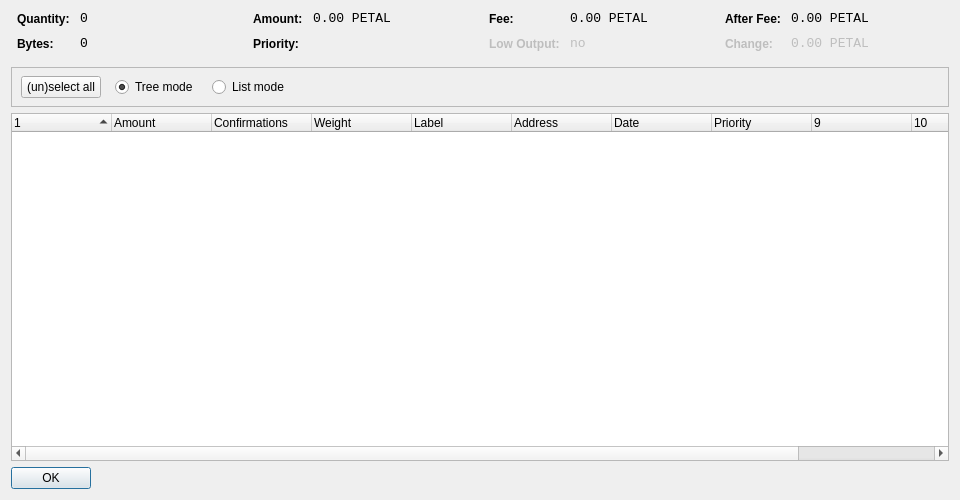
<?xml version="1.0" encoding="UTF-8"?>
<ui version="4.0">
 <class>CoinControlDialog</class>
 <widget class="QDialog" name="CoinControlDialog">
  <property name="geometry">
   <rect>
    <x>0</x>
    <y>0</y>
    <width>960</width>
    <height>500</height>
   </rect>
  </property>
  <property name="windowTitle">
   <string>Coin Control</string>
  </property>
  <layout class="QVBoxLayout" name="verticalLayout">
   <item>
    <layout class="QHBoxLayout" name="horizontalLayoutTop" stretch="0,0,0,0">
     <property name="topMargin">
      <number>0</number>
     </property>
     <property name="bottomMargin">
      <number>10</number>
     </property>
     <item>
      <layout class="QFormLayout" name="formLayoutCoinControl1">
       <property name="horizontalSpacing">
        <number>10</number>
       </property>
       <property name="verticalSpacing">
        <number>10</number>
       </property>
       <property name="leftMargin">
        <number>6</number>
       </property>
       <property name="rightMargin">
        <number>6</number>
       </property>
       <item row="0" column="0">
        <widget class="QLabel" name="labelCoinControlQuantityText">
         <property name="styleSheet">
          <string notr="true">font-weight:bold;</string>
         </property>
         <property name="text">
          <string>Quantity:</string>
         </property>
        </widget>
       </item>
       <item row="0" column="1">
        <widget class="QLabel" name="labelCoinControlQuantity">
         <property name="font">
          <font>
           <family>Monospace</family>
           <pointsize>10</pointsize>
          </font>
         </property>
         <property name="cursor">
          <cursorShape>IBeamCursor</cursorShape>
         </property>
         <property name="contextMenuPolicy">
          <enum>Qt::ActionsContextMenu</enum>
         </property>
         <property name="text">
          <string notr="true">0</string>
         </property>
         <property name="textInteractionFlags">
          <set>Qt::LinksAccessibleByMouse|Qt::TextSelectableByKeyboard|Qt::TextSelectableByMouse</set>
         </property>
        </widget>
       </item>
       <item row="1" column="0">
        <widget class="QLabel" name="labelCoinControlBytesText">
         <property name="styleSheet">
          <string notr="true">font-weight:bold;</string>
         </property>
         <property name="text">
          <string>Bytes:</string>
         </property>
        </widget>
       </item>
       <item row="1" column="1">
        <widget class="QLabel" name="labelCoinControlBytes">
         <property name="font">
          <font>
           <family>Monospace</family>
           <pointsize>10</pointsize>
          </font>
         </property>
         <property name="cursor">
          <cursorShape>IBeamCursor</cursorShape>
         </property>
         <property name="contextMenuPolicy">
          <enum>Qt::ActionsContextMenu</enum>
         </property>
         <property name="text">
          <string notr="true">0</string>
         </property>
         <property name="textInteractionFlags">
          <set>Qt::LinksAccessibleByMouse|Qt::TextSelectableByKeyboard|Qt::TextSelectableByMouse</set>
         </property>
        </widget>
       </item>
      </layout>
     </item>
     <item>
      <layout class="QFormLayout" name="formLayoutCoinControl2">
       <property name="horizontalSpacing">
        <number>10</number>
       </property>
       <property name="verticalSpacing">
        <number>10</number>
       </property>
       <property name="leftMargin">
        <number>6</number>
       </property>
       <property name="rightMargin">
        <number>6</number>
       </property>
       <item row="0" column="0">
        <widget class="QLabel" name="labelCoinControlAmountText">
         <property name="styleSheet">
          <string notr="true">font-weight:bold;</string>
         </property>
         <property name="text">
          <string>Amount:</string>
         </property>
        </widget>
       </item>
       <item row="0" column="1">
        <widget class="QLabel" name="labelCoinControlAmount">
         <property name="font">
          <font>
           <family>Monospace</family>
           <pointsize>10</pointsize>
          </font>
         </property>
         <property name="cursor">
          <cursorShape>IBeamCursor</cursorShape>
         </property>
         <property name="contextMenuPolicy">
          <enum>Qt::ActionsContextMenu</enum>
         </property>
         <property name="text">
          <string notr="true">0.00 PETAL</string>
         </property>
         <property name="textInteractionFlags">
          <set>Qt::LinksAccessibleByMouse|Qt::TextSelectableByKeyboard|Qt::TextSelectableByMouse</set>
         </property>
        </widget>
       </item>
       <item row="1" column="0">
        <widget class="QLabel" name="labelCoinControlPriorityText">
         <property name="styleSheet">
          <string notr="true">font-weight:bold;</string>
         </property>
         <property name="text">
          <string>Priority:</string>
         </property>
        </widget>
       </item>
       <item row="1" column="1">
        <widget class="QLabel" name="labelCoinControlPriority">
         <property name="font">
          <font>
           <family>Monospace</family>
           <pointsize>10</pointsize>
          </font>
         </property>
         <property name="cursor">
          <cursorShape>IBeamCursor</cursorShape>
         </property>
         <property name="contextMenuPolicy">
          <enum>Qt::ActionsContextMenu</enum>
         </property>
         <property name="text">
          <string/>
         </property>
         <property name="textInteractionFlags">
          <set>Qt::LinksAccessibleByMouse|Qt::TextSelectableByKeyboard|Qt::TextSelectableByMouse</set>
         </property>
        </widget>
       </item>
      </layout>
     </item>
     <item>
      <layout class="QFormLayout" name="formLayoutCoinControl3">
       <property name="horizontalSpacing">
        <number>10</number>
       </property>
       <property name="verticalSpacing">
        <number>10</number>
       </property>
       <property name="leftMargin">
        <number>6</number>
       </property>
       <property name="rightMargin">
        <number>6</number>
       </property>
       <item row="0" column="0">
        <widget class="QLabel" name="labelCoinControlFeeText">
         <property name="styleSheet">
          <string notr="true">font-weight:bold;</string>
         </property>
         <property name="text">
          <string>Fee:</string>
         </property>
        </widget>
       </item>
       <item row="0" column="1">
        <widget class="QLabel" name="labelCoinControlFee">
         <property name="font">
          <font>
           <family>Monospace</family>
           <pointsize>10</pointsize>
          </font>
         </property>
         <property name="cursor">
          <cursorShape>IBeamCursor</cursorShape>
         </property>
         <property name="contextMenuPolicy">
          <enum>Qt::ActionsContextMenu</enum>
         </property>
         <property name="text">
          <string notr="true">0.00 PETAL</string>
         </property>
         <property name="textInteractionFlags">
          <set>Qt::LinksAccessibleByMouse|Qt::TextSelectableByKeyboard|Qt::TextSelectableByMouse</set>
         </property>
        </widget>
       </item>
       <item row="1" column="0">
        <widget class="QLabel" name="labelCoinControlLowOutputText">
         <property name="enabled">
          <bool>false</bool>
         </property>
         <property name="styleSheet">
          <string notr="true">font-weight:bold;</string>
         </property>
         <property name="text">
          <string>Low Output:</string>
         </property>
        </widget>
       </item>
       <item row="1" column="1">
        <widget class="QLabel" name="labelCoinControlLowOutput">
         <property name="enabled">
          <bool>false</bool>
         </property>
         <property name="font">
          <font>
           <family>Monospace</family>
           <pointsize>10</pointsize>
          </font>
         </property>
         <property name="cursor">
          <cursorShape>IBeamCursor</cursorShape>
         </property>
         <property name="contextMenuPolicy">
          <enum>Qt::ActionsContextMenu</enum>
         </property>
         <property name="text">
          <string notr="true">no</string>
         </property>
         <property name="textInteractionFlags">
          <set>Qt::LinksAccessibleByMouse|Qt::TextSelectableByKeyboard|Qt::TextSelectableByMouse</set>
         </property>
        </widget>
       </item>
      </layout>
     </item>
     <item>
      <layout class="QFormLayout" name="formLayoutCoinControl4">
       <property name="horizontalSpacing">
        <number>10</number>
       </property>
       <property name="verticalSpacing">
        <number>10</number>
       </property>
       <property name="leftMargin">
        <number>6</number>
       </property>
       <property name="rightMargin">
        <number>6</number>
       </property>
       <item row="0" column="0">
        <widget class="QLabel" name="labelCoinControlAfterFeeText">
         <property name="styleSheet">
          <string notr="true">font-weight:bold;</string>
         </property>
         <property name="text">
          <string>After Fee:</string>
         </property>
        </widget>
       </item>
       <item row="0" column="1">
        <widget class="QLabel" name="labelCoinControlAfterFee">
         <property name="font">
          <font>
           <family>Monospace</family>
           <pointsize>10</pointsize>
          </font>
         </property>
         <property name="cursor">
          <cursorShape>IBeamCursor</cursorShape>
         </property>
         <property name="contextMenuPolicy">
          <enum>Qt::ActionsContextMenu</enum>
         </property>
         <property name="text">
          <string notr="true">0.00 PETAL</string>
         </property>
         <property name="textInteractionFlags">
          <set>Qt::LinksAccessibleByMouse|Qt::TextSelectableByKeyboard|Qt::TextSelectableByMouse</set>
         </property>
        </widget>
       </item>
       <item row="1" column="0">
        <widget class="QLabel" name="labelCoinControlChangeText">
         <property name="enabled">
          <bool>false</bool>
         </property>
         <property name="styleSheet">
          <string notr="true">font-weight:bold;</string>
         </property>
         <property name="text">
          <string>Change:</string>
         </property>
        </widget>
       </item>
       <item row="1" column="1">
        <widget class="QLabel" name="labelCoinControlChange">
         <property name="enabled">
          <bool>false</bool>
         </property>
         <property name="font">
          <font>
           <family>Monospace</family>
           <pointsize>10</pointsize>
          </font>
         </property>
         <property name="cursor">
          <cursorShape>IBeamCursor</cursorShape>
         </property>
         <property name="contextMenuPolicy">
          <enum>Qt::ActionsContextMenu</enum>
         </property>
         <property name="text">
          <string notr="true">0.00 PETAL</string>
         </property>
         <property name="textInteractionFlags">
          <set>Qt::LinksAccessibleByMouse|Qt::TextSelectableByKeyboard|Qt::TextSelectableByMouse</set>
         </property>
        </widget>
       </item>
      </layout>
     </item>
    </layout>
   </item>
   <item>
    <widget class="QFrame" name="frame">
     <property name="minimumSize">
      <size>
       <width>0</width>
       <height>40</height>
      </size>
     </property>
     <property name="frameShape">
      <enum>QFrame::StyledPanel</enum>
     </property>
     <property name="frameShadow">
      <enum>QFrame::Sunken</enum>
     </property>
     <widget class="QWidget" name="horizontalLayoutWidget">
      <property name="geometry">
       <rect>
        <x>10</x>
        <y>0</y>
        <width>781</width>
        <height>41</height>
       </rect>
      </property>
      <layout class="QHBoxLayout" name="horizontalLayoutPanel" stretch="0,0,0,0,0">
       <property name="spacing">
        <number>14</number>
       </property>
       <item>
        <widget class="QPushButton" name="pushButtonSelectAll">
         <property name="sizePolicy">
          <sizepolicy hsizetype="Maximum" vsizetype="Fixed">
           <horstretch>0</horstretch>
           <verstretch>0</verstretch>
          </sizepolicy>
         </property>
         <property name="text">
          <string>(un)select all</string>
         </property>
        </widget>
       </item>
       <item>
        <widget class="QRadioButton" name="radioTreeMode">
         <property name="sizePolicy">
          <sizepolicy hsizetype="Maximum" vsizetype="Fixed">
           <horstretch>0</horstretch>
           <verstretch>0</verstretch>
          </sizepolicy>
         </property>
         <property name="text">
          <string>Tree mode</string>
         </property>
         <property name="checked">
          <bool>true</bool>
         </property>
        </widget>
       </item>
       <item>
        <widget class="QRadioButton" name="radioListMode">
         <property name="sizePolicy">
          <sizepolicy hsizetype="Maximum" vsizetype="Fixed">
           <horstretch>0</horstretch>
           <verstretch>0</verstretch>
          </sizepolicy>
         </property>
         <property name="text">
          <string>List mode</string>
         </property>
        </widget>
       </item>
       <item>
        <spacer name="horizontalSpacer">
         <property name="orientation">
          <enum>Qt::Horizontal</enum>
         </property>
         <property name="sizeHint" stdset="0">
          <size>
           <width>40</width>
           <height>20</height>
          </size>
         </property>
        </spacer>
       </item>
      </layout>
     </widget>
    </widget>
   </item>
   <item>
    <widget class="CoinControlTreeWidget" name="treeWidget">
     <property name="contextMenuPolicy">
      <enum>Qt::CustomContextMenu</enum>
     </property>
     <property name="sortingEnabled">
      <bool>false</bool>
     </property>
     <property name="columnCount">
      <number>11</number>
     </property>
     <attribute name="headerShowSortIndicator" stdset="0">
      <bool>true</bool>
     </attribute>
     <attribute name="headerStretchLastSection">
      <bool>false</bool>
     </attribute>
     <column>
      <property name="text">
       <string/>
      </property>
     </column>
     <column>
      <property name="text">
       <string>Amount</string>
      </property>
     </column>
     <column>
      <property name="text">
       <string>Confirmations</string>
      </property>
      <property name="toolTip">
       <string>Confirmed</string>
      </property>
     </column>
     <column>
      <property name="text">
       <string>Weight</string>
      </property>
     </column>	 	 
     <column>
      <property name="text">
       <string>Label</string>
      </property>
     </column>
     <column>
      <property name="text">
       <string>Address</string>
      </property>
     </column>
     <column>
      <property name="text">
       <string>Date</string>
      </property>
     </column>
     <column>
      <property name="text">
       <string>Priority</string>
      </property>
     </column>
     <column>
      <property name="text">
       <string/>
      </property>
     </column>
     <column>
      <property name="text">
       <string/>
      </property>
     </column>
     <column>
      <property name="text">
       <string/>
      </property>
     </column>
     <column>
      <property name="text">
       <string/>
      </property>
     </column>
    </widget>
   </item>
   <item>
    <widget class="QDialogButtonBox" name="buttonBox">
     <property name="sizePolicy">
      <sizepolicy hsizetype="Maximum" vsizetype="Fixed">
       <horstretch>0</horstretch>
       <verstretch>0</verstretch>
      </sizepolicy>
     </property>
     <property name="orientation">
      <enum>Qt::Horizontal</enum>
     </property>
     <property name="standardButtons">
      <set>QDialogButtonBox::Ok</set>
     </property>
    </widget>
   </item>
  </layout>
 </widget>
 <customwidgets>
  <customwidget>
   <class>CoinControlTreeWidget</class>
   <extends>QTreeWidget</extends>
   <header>coincontroltreewidget.h</header>
  </customwidget>
 </customwidgets>
 <resources/>
 <connections/>
</ui>
